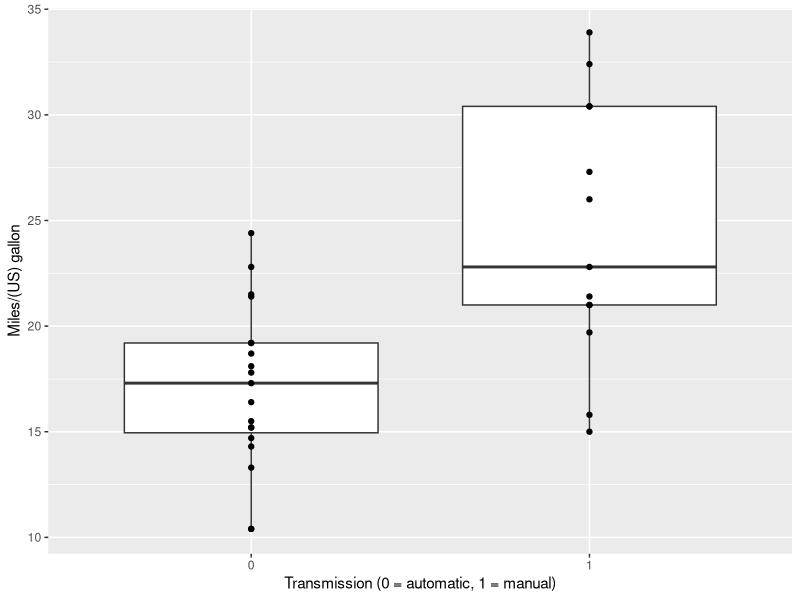
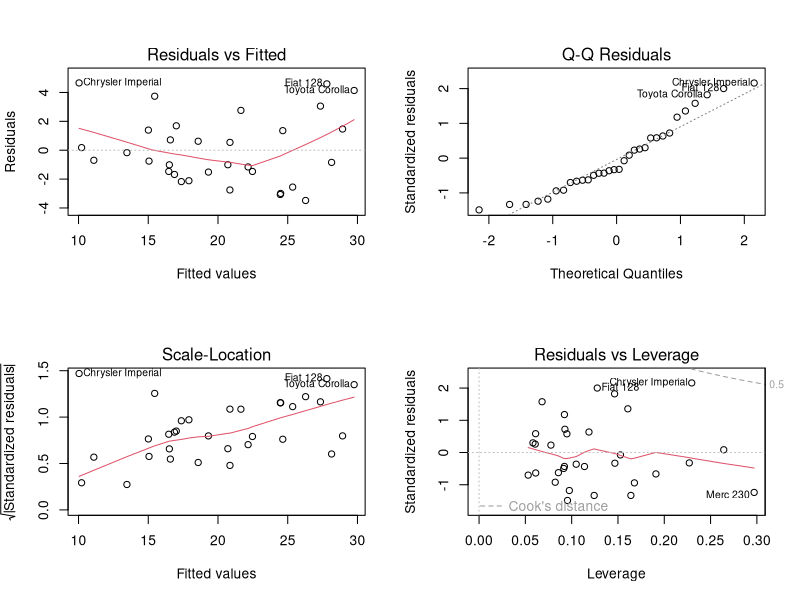

Reproduce these figures in R, in order.
## ---- chunk 1
knitr::opts_chunk$set(echo = TRUE)
## ---- chunk 2
data("mtcars")
## ---- chunk 3
library(ggplot2)
library(dplyr)
## ---- chunk 4
mpgAm <- mtcars %>% select(mpg, am) %>% mutate(am = as.factor(am))
ggplot(data = mpgAm, aes(x = am, y = mpg)) +
  geom_boxplot() + geom_point() +
  xlab('Transmission (0 = automatic, 1 = manual)') + 
  ylab('Miles/(US) gallon')
## ---- chunk 5
raw <- mtcars %>% mutate(cyl = as.factor(cyl), vs = as.factor(vs), am = as.factor(am), gear = as.factor(gear), carb = as.factor(carb))
fitAll <- lm(mpg ~ ., data = raw)
summary(fitAll)$coef[, 4]
## ---- chunk 6
which.max(summary(fitAll)$coef[, 4]) #the cyl variable (cyl8 is the least significant)
fitRaw <- raw %>% select(-cyl); fitRm <- lm(mpg ~ ., data = fitRaw); summary(fitRm)$coef[, 4]
## ---- chunk 7
#which.max(summary(fitRm)$coef[, 4]) #the carb variable
fitRaw <- fitRaw %>% select(-carb); fitRm <- lm(mpg ~ ., data = fitRaw)
#summary(fitRm)$coef[, 4]; which.max(summary(fitRm)$coef[, 4]) #the gear variable
fitRaw <- fitRaw %>% select(-gear); fitRm <- lm(mpg ~ ., data = fitRaw)
#summary(fitRm)$coef[, 4]; which.max(summary(fitRm)$coef[, 4]) #the vs variable
fitRaw <- fitRaw %>% select(-vs); fitRm <- lm(mpg ~ ., data = fitRaw)
#summary(fitRm)$coef[, 4]; which.max(summary(fitRm)$coef[, 4]) #the drat variable
fitRaw <- fitRaw %>% select(-drat); fitRm <- lm(mpg ~ ., data = fitRaw)
#summary(fitRm)$coef[, 4]; which.max(summary(fitRm)$coef[, 4]) #the disp variable
fitRaw <- fitRaw %>% select(-disp); fitRm <- lm(mpg ~ ., data = fitRaw)
#summary(fitRm)$coef[, 4]; which.max(summary(fitRm)$coef[, 4]) #the hp variable
fitRaw <- fitRaw %>% select(-hp); fitRm <- lm(mpg ~ ., data = fitRaw)
summary(fitRm)$coef[, 4]
## ---- chunk 8
summary(fitRm)
## ---- chunk 9
par(mfrow = c(2, 2))
plot(fitRm)
